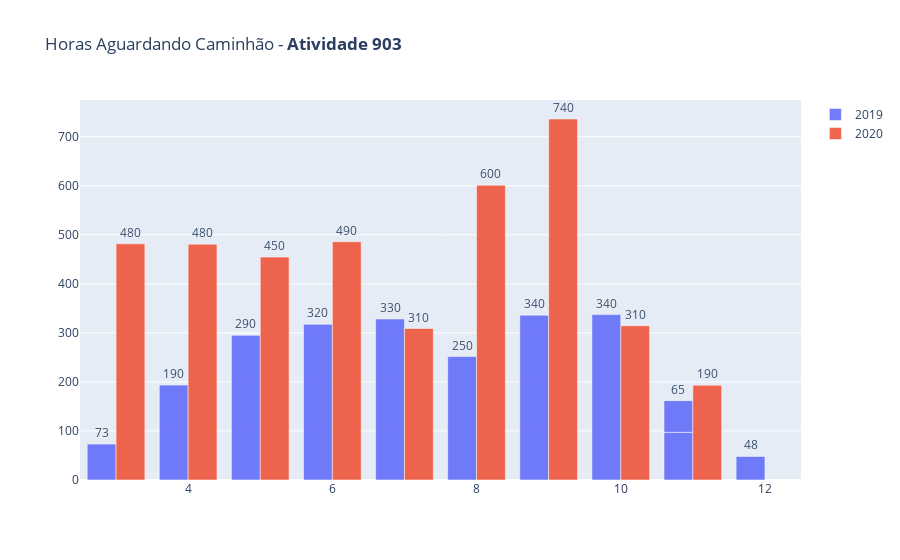

Notebook code for this chart:
### Code cell
import plotly.graph_objects as go

df_eqpto = dt_year_month.query("CD_ATIVIDADE == 1903")
#df_eqpto = df_eqpto.query("EQUIPTO == 1")
df_eqpto = df_eqpto.query("FG_ATIVIDADE_PRODUTIVA != 1")

df2019 = df_eqpto.query('ANO=="2019"')
df2020 = df_eqpto.query('ANO=="2020"')

fig = go.Figure(data=[   
    go.Bar(name='2019', x=df2019.MES, y=df2019.V_TEMPO_PROD_MED_DIA_ATIVIDADE, text=df2019.V_TEMPO_PROD_MED_DIA_ATIVIDADE, textposition='auto'),
    go.Bar(name='2020', x=df2020.MES, y=df2020.V_TEMPO_PROD_MED_DIA_ATIVIDADE, text=df2020.V_TEMPO_PROD_MED_DIA_ATIVIDADE, textposition='auto')
])

#marker_color='crimson'
fig.update_traces(marker_line_color='rgb(255,255,255)', marker_line_width=0.5, opacity=0.9)
fig.update_traces(texttemplate='%{text:.2s}', textposition='outside')
fig.update_layout(uniformtext_minsize=8, uniformtext_mode='hide', title="Horas Aguardando Caminhão - <b>Atividade 903</b>")
fig.show()

### Figure 1 — Plotly figure (JSON) as saved in the notebook; plotly's stock layout.template omitted (floating-point values rounded to 4 significant figures)
{"data": [{"marker": {"line": {"color": "rgb(255,255,255)", "width": 0.5}}, "name": "2019", "opacity": 0.9, "text": [73.22, 193.5, 294.9, 317.4, 328.4, 251.7, 336.1, 337.3, 97.19, 64.65, 48.01], "textposition": "outside", "texttemplate": "%{text:.2s}", "type": "bar", "x": [3, 4, 5, 6, 7, 8, 9, 10, 11, 11, 12], "y": [73.22, 193.5, 294.9, 317.4, 328.4, 251.7, 336.1, 337.3, 97.19, 64.65, 48.01]}, {"marker": {"line": {"color": "rgb(255,255,255)", "width": 0.5}}, "name": "2020", "opacity": 0.9, "text": [481.6, 480.9, 454.5, 485.8, 308.9, 601.1, 736.1, 314.6, 193.3], "textposition": "outside", "texttemplate": "%{text:.2s}", "type": "bar", "x": [3, 4, 5, 6, 7, 8, 9, 10, 11], "y": [481.6, 480.9, 454.5, 485.8, 308.9, 601.1, 736.1, 314.6, 193.3]}], "layout": {"title": {"text": "Horas Aguardando Caminhão - <b>Atividade 903</b>"}, "uniformtext": {"minsize": 8, "mode": "hide"}}}
